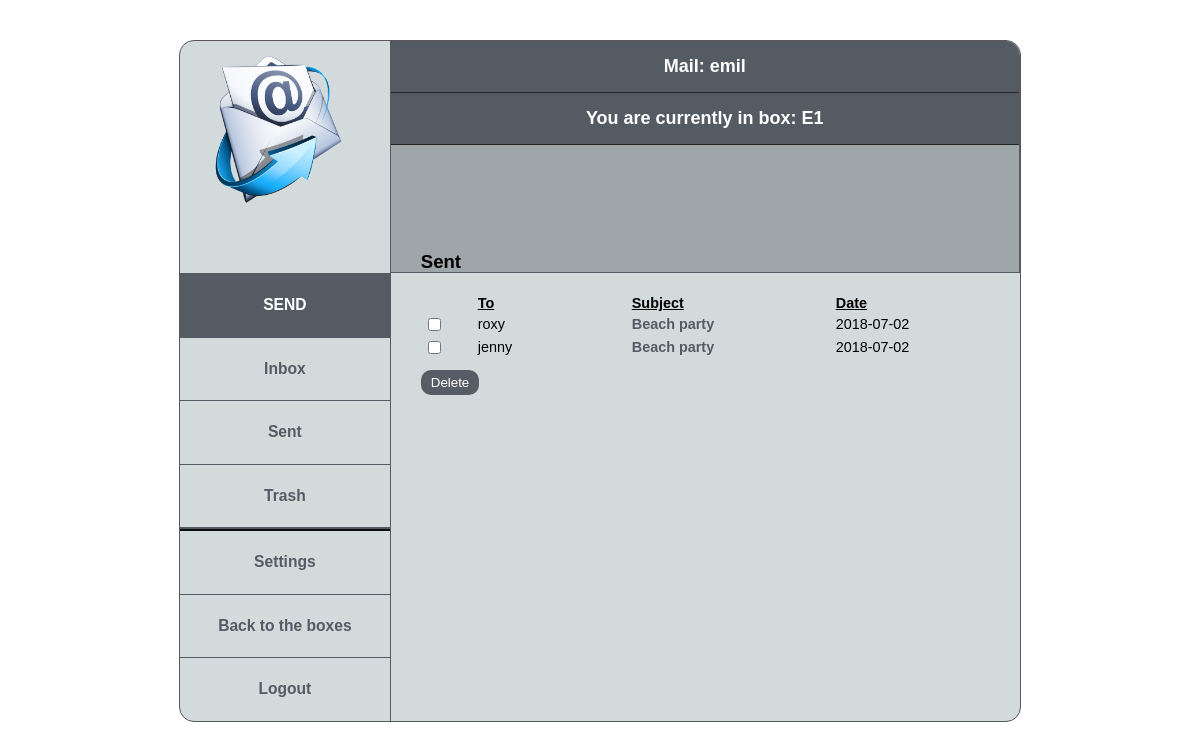
Screenshot of /php/homepage.php?box=E1&page=sent (signed in) with the database file from the repository.
### tables this page shows
CREATE TABLE `sent` (
  `msg_id` int(11) NOT NULL,
  `cr_box_id` varchar(16) NOT NULL,
  `rec_box_id` varchar(16) NOT NULL,
  `creator_id` varchar(50) NOT NULL,
  `recipient_id` varchar(50) NOT NULL,
  `subject` varchar(50) NOT NULL,
  `msg_body` text NOT NULL,
  `create_date` date NOT NULL
);

### php/sent.php (the view, shortened to what this page needs)
<?php
include_once("connect.php");
$username = $_SESSION["s_user"];
$userbox = $_SESSION["s_box"];
$query = "SELECT msg_id, recipient_id, subject, create_date FROM sent WHERE (creator_id = '$username' OR creator_id = 'anonymous') AND cr_box_id = '$userbox'";
$result = mysqli_query($conn, $query);
?>
<!DOCTYPE html>
<html>
<head>
</head>
<body>
	<h3>Sent</h3>
	<table id="tableSent">
		<tbody>
		<?php
			echo "<tr id='first_row'><td width='50'></td><td width='150'>To</td><td width='200'>Subject</td><td width='150'>Date</td></tr>";
			while (list($mid, $rid, $subj, $cdate) = mysqli_fetch_array($result)) {
				echo "<tr>";
				echo "<form action='delete.php?page=sent' method='POST'>";
				echo "<td><input type='checkbox' name='item[]' value='$mid'></td>";
				echo "<td>".$rid."</td>";
				echo "<td><a href='homepage.php?from=sent&box=$userbox&messege=$mid'>".$subj."</a></td>";
				echo "<td>".$cdate."</td>";
				echo "</tr>";
			}
		?>
		</tbody>
	</table>
	<input class="button" type="submit" value="Delete" name="delete">
</body>
</html>

### css/styles.css (style rules this page uses)
body { font-family: Arial; font-size: 12px; margin: 0; }

### css/homepage.css (style rules this page uses)
a { text-decoration: none; color: #545b63; font-weight: bold; }

### css/tables.css (style rules this page uses)
table { margin-left: 30px; }
tr { font-size: 120%; margin: 12px 0; }
h3 { margin-top: -22px; padding-left: 30px; font-size: 155%; }
#first_row { font-size: 120%; font-weight: bold; text-decoration: underline; }
.button { background: #565d65; color: white; border-radius: 10px; border: none; padding: 5px 10px; margin: 10px 30px; }

### rows the page displays
sent: recipient "roxy", subject "Beach party", create_date "2018-07-02"
sent: recipient "jenny", subject "Beach party", create_date "2018-07-02"

### other values shown
$_SESSION["s_user"] "emil"
$_SESSION["s_box"] "E1"
